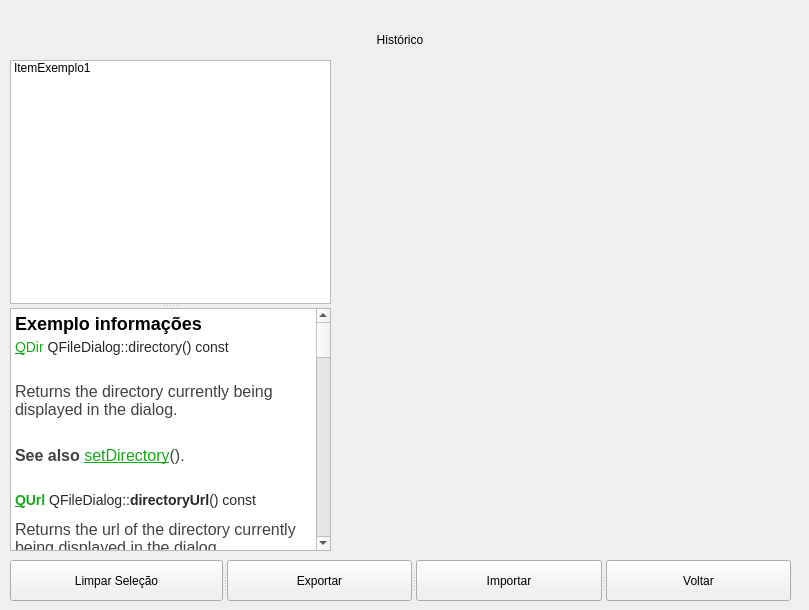
   <widget class="QWidget" name="tela_historico">
    <widget class="QLabel" name="tela_historico_label_1">
     <property name="geometry">
      <rect>
       <x>0</x>
       <y>20</y>
       <width>800</width>
       <height>40</height>
      </rect>
     </property>
     <property name="text">
      <string>Histórico</string>
     </property>
     <property name="alignment">
      <set>Qt::AlignCenter</set>
     </property>
    </widget>
    <widget class="QLabel" name="tela_historico_label_figura">
     <property name="geometry">
      <rect>
       <x>330</x>
       <y>64</y>
       <width>450</width>
       <height>481</height>
      </rect>
     </property>
     <property name="text">
      <string/>
     </property>
     <property name="pixmap">
      <pixmap>../A.gif</pixmap>
     </property>
     <property name="scaledContents">
      <bool>false</bool>
     </property>
    </widget>
    <widget class="QSplitter" name="tela_historico_splitter_listas">
     <property name="geometry">
      <rect>
       <x>10</x>
       <y>60</y>
       <width>321</width>
       <height>491</height>
      </rect>
     </property>
     <property name="orientation">
      <enum>Qt::Vertical</enum>
     </property>
     <widget class="QListWidget" name="tela_historico_listWidget">
      <property name="alternatingRowColors">
       <bool>false</bool>
      </property>
      <property name="viewMode">
       <enum>QListView::ListMode</enum>
      </property>
      <property name="sortingEnabled">
       <bool>false</bool>
      </property>
      <item>
       <property name="text">
        <string>ItemExemplo1</string>
       </property>
       <property name="checkState">
        <enum>Unchecked</enum>
       </property>
       <property name="flags">
        <set>ItemIsSelectable|ItemIsUserCheckable|ItemIsEnabled</set>
       </property>
      </item>
     </widget>
     <widget class="QTextBrowser" name="tela_historico_textBrowser">
      <property name="html">
       <string>&lt;!DOCTYPE HTML PUBLIC &quot;-//W3C//DTD HTML 4.0//EN&quot; &quot;http://www.w3.org/TR/REC-html40/strict.dtd&quot;&gt;
&lt;html&gt;&lt;head&gt;&lt;meta name=&quot;qrichtext&quot; content=&quot;1&quot; /&gt;&lt;style type=&quot;text/css&quot;&gt;
p, li { white-space: pre-wrap; }
&lt;/style&gt;&lt;/head&gt;&lt;body style=&quot; font-family:'MS Shell Dlg 2'; font-size:12pt; font-weight:400; font-style:normal;&quot;&gt;
&lt;p style=&quot; margin-top:10px; margin-bottom:5px; margin-left:0px; margin-right:0px; -qt-block-indent:0; text-indent:0px;&quot;&gt;&lt;span style=&quot; font-size:x-large; font-weight:600; background-color:#ffffff;&quot;&gt;Exemplo informações &lt;/span&gt;&lt;/p&gt;
&lt;p style=&quot; margin-top:0px; margin-bottom:27px; margin-left:0px; margin-right:0px; -qt-block-indent:0; text-indent:0px; background-color:#ffffff;&quot;&gt;&lt;a name=&quot;directory&quot;&gt;&lt;/a&gt;&lt;a href=&quot;https://doc.qt.io/qt-5/qdir.html&quot;&gt;&lt;span style=&quot; font-family:'Titillium Web','Arial','Helvetica','sans-serif'; font-size:large; text-decoration: underline; color:#17a81a;&quot;&gt;Q&lt;/span&gt;&lt;/a&gt;&lt;span style=&quot; font-family:'Titillium Web','Arial','Helvetica','sans-serif'; font-size:large; color:#17a81a;&quot;&gt;Dir&lt;/span&gt;&lt;span style=&quot; font-family:'Titillium Web','Arial','Helvetica','sans-serif'; font-size:large; font-weight:296; color:#26282a;&quot;&gt; QFileDialog::&lt;/span&gt;&lt;span style=&quot; font-family:'Titillium Web','Arial','Helvetica','sans-serif'; font-size:large; color:#26282a;&quot;&gt;directory&lt;/span&gt;&lt;span style=&quot; font-family:'Titillium Web','Arial','Helvetica','sans-serif'; font-size:large; font-weight:296; color:#26282a;&quot;&gt;() const&lt;/span&gt;&lt;/p&gt;
&lt;p style=&quot; margin-top:0px; margin-bottom:27px; margin-left:0px; margin-right:0px; -qt-block-indent:0; text-indent:0px; background-color:#ffffff;&quot;&gt;&lt;span style=&quot; font-family:'Titillium Web','Arial','Helvetica','sans-serif'; font-size:16px; color:#404244; background-color:#ffffff;&quot;&gt;Returns the directory currently being displayed in the dialog.&lt;/span&gt;&lt;/p&gt;
&lt;p style=&quot; margin-top:0px; margin-bottom:27px; margin-left:0px; margin-right:0px; -qt-block-indent:0; text-indent:0px; background-color:#ffffff;&quot;&gt;&lt;span style=&quot; font-family:'Titillium Web','Arial','Helvetica','sans-serif'; font-size:16px; font-weight:600; color:#404244;&quot;&gt;See also &lt;/span&gt;&lt;a href=&quot;https://doc.qt.io/qt-5/qfiledialog.html#setDirectory&quot;&gt;&lt;span style=&quot; font-family:'Titillium Web','Arial','Helvetica','sans-serif'; font-size:16px; text-decoration: underline; color:#17a81a;&quot;&gt;setDirectory&lt;/span&gt;&lt;/a&gt;&lt;span style=&quot; font-family:'Titillium Web','Arial','Helvetica','sans-serif'; font-size:16px; color:#404244;&quot;&gt;().&lt;/span&gt;&lt;/p&gt;
&lt;h3 style=&quot; margin-top:24px; margin-bottom:12px; margin-left:0px; margin-right:0px; -qt-block-indent:0; text-indent:0px; background-color:#ffffff;&quot;&gt;&lt;a name=&quot;directoryUrl&quot;&gt;&lt;/a&gt;&lt;a href=&quot;https://doc.qt.io/qt-5/qurl.html&quot;&gt;&lt;span style=&quot; font-family:'Titillium Web','Arial','Helvetica','sans-serif'; font-size:large; font-weight:600; text-decoration: underline; color:#17a81a;&quot;&gt;Q&lt;/span&gt;&lt;/a&gt;&lt;span style=&quot; font-family:'Titillium Web','Arial','Helvetica','sans-serif'; font-size:large; font-weight:600; color:#17a81a;&quot;&gt;Url&lt;/span&gt;&lt;span style=&quot; font-family:'Titillium Web','Arial','Helvetica','sans-serif'; font-size:large; font-weight:296; color:#26282a;&quot;&gt; QFileDialog::&lt;/span&gt;&lt;span style=&quot; font-family:'Titillium Web','Arial','Helvetica','sans-serif'; font-size:large; font-weight:600; color:#26282a;&quot;&gt;directoryUrl&lt;/span&gt;&lt;span style=&quot; font-family:'Titillium Web','Arial','Helvetica','sans-serif'; font-size:large; font-weight:296; color:#26282a;&quot;&gt;() const&lt;/span&gt;&lt;/h3&gt;
&lt;p style=&quot; margin-top:0px; margin-bottom:27px; margin-left:0px; margin-right:0px; -qt-block-indent:0; text-indent:0px; background-color:#ffffff;&quot;&gt;&lt;span style=&quot; font-family:'Titillium Web','Arial','Helvetica','sans-serif'; font-size:16px; color:#404244; background-color:#ffffff;&quot;&gt;Returns the url of the directory currently being displayed in the dialog.&lt;/span&gt;&lt;/p&gt;
&lt;p style=&quot; margin-top:0px; margin-bottom:27px; margin-left:0px; margin-right:0px; -qt-block-indent:0; text-indent:0px; background-color:#ffffff;&quot;&gt;&lt;span style=&quot; font-family:'Titillium Web','Arial','Helvetica','sans-serif'; font-size:16px; color:#404244; background-color:#ffffff;&quot;&gt;This function was introduced in Qt 5.2.&lt;/span&gt;&lt;/p&gt;
&lt;p style=&quot; margin-top:0px; margin-bottom:27px; margin-left:0px; margin-right:0px; -qt-block-indent:0; text-indent:0px; background-color:#ffffff;&quot;&gt;&lt;span style=&quot; font-family:'Titillium Web','Arial','Helvetica','sans-serif'; font-size:16px; font-weight:600; color:#404244;&quot;&gt;See also &lt;/span&gt;&lt;a href=&quot;https://doc.qt.io/qt-5/qfiledialog.html#setDirectoryUrl&quot;&gt;&lt;span style=&quot; font-family:'Titillium Web','Arial','Helvetica','sans-serif'; font-size:16px; text-decoration: underline; color:#17a81a;&quot;&gt;setDirectoryUrl&lt;/span&gt;&lt;/a&gt;&lt;span style=&quot; font-family:'Titillium Web','Arial','Helvetica','sans-serif'; font-size:16px; color:#404244;&quot;&gt;().&lt;/span&gt;&lt;a name=&quot;directory&quot;&gt;&lt;/a&gt;&lt;a href=&quot;https://doc.qt.io/qt-5/qdir.html&quot;&gt;&lt;span style=&quot; font-family:'Titillium Web','Arial','Helvetica','sans-serif'; font-size:large; text-decoration: underline; color:#17a81a;&quot;&gt;Q&lt;/span&gt;&lt;/a&gt;&lt;span style=&quot; font-family:'Titillium Web','Arial','Helvetica','sans-serif'; font-size:large; color:#17a81a;&quot;&gt;Dir&lt;/span&gt;&lt;span style=&quot; font-family:'Titillium Web','Arial','Helvetica','sans-serif'; font-size:large; font-weight:296; color:#26282a;&quot;&gt; QFileDialog::&lt;/span&gt;&lt;span style=&quot; font-family:'Titillium Web','Arial','Helvetica','sans-serif'; font-size:large; color:#26282a;&quot;&gt;directory&lt;/span&gt;&lt;span style=&quot; font-family:'Titillium Web','Arial','Helvetica','sans-serif'; font-size:large; font-weight:296; color:#26282a;&quot;&gt;() const&lt;/span&gt;&lt;/p&gt;
&lt;p style=&quot; margin-top:0px; margin-bottom:27px; margin-left:0px; margin-right:0px; -qt-block-indent:0; text-indent:0px; background-color:#ffffff;&quot;&gt;&lt;span style=&quot; font-family:'Titillium Web','Arial','Helvetica','sans-serif'; font-size:16px; color:#404244; background-color:#ffffff;&quot;&gt;Returns the directory currently being displayed in the dialog.&lt;/span&gt;&lt;/p&gt;
&lt;p style=&quot; margin-top:0px; margin-bottom:27px; margin-left:0px; margin-right:0px; -qt-block-indent:0; text-indent:0px; background-color:#ffffff;&quot;&gt;&lt;span style=&quot; font-family:'Titillium Web','Arial','Helvetica','sans-serif'; font-size:16px; font-weight:600; color:#404244;&quot;&gt;See also &lt;/span&gt;&lt;a href=&quot;https://doc.qt.io/qt-5/qfiledialog.html#setDirectory&quot;&gt;&lt;span style=&quot; font-family:'Titillium Web','Arial','Helvetica','sans-serif'; font-size:16px; text-decoration: underline; color:#17a81a;&quot;&gt;setDirectory&lt;/span&gt;&lt;/a&gt;&lt;span style=&quot; font-family:'Titillium Web','Arial','Helvetica','sans-serif'; font-size:16px; color:#404244;&quot;&gt;().&lt;/span&gt;&lt;/p&gt;
&lt;h3 style=&quot; margin-top:24px; margin-bottom:12px; margin-left:0px; margin-right:0px; -qt-block-indent:0; text-indent:0px; background-color:#ffffff;&quot;&gt;&lt;a name=&quot;directoryUrl&quot;&gt;&lt;/a&gt;&lt;a href=&quot;https://doc.qt.io/qt-5/qurl.html&quot;&gt;&lt;span style=&quot; font-family:'Titillium Web','Arial','Helvetica','sans-serif'; font-size:large; font-weight:600; text-decoration: underline; color:#17a81a;&quot;&gt;Q&lt;/span&gt;&lt;/a&gt;&lt;span style=&quot; font-family:'Titillium Web','Arial','Helvetica','sans-serif'; font-size:large; font-weight:600; color:#17a81a;&quot;&gt;Url&lt;/span&gt;&lt;span style=&quot; font-family:'Titillium Web','Arial','Helvetica','sans-serif'; font-size:large; font-weight:296; color:#26282a;&quot;&gt; QFileDialog::&lt;/span&gt;&lt;span style=&quot; font-family:'Titillium Web','Arial','Helvetica','sans-serif'; font-size:large; font-weight:600; color:#26282a;&quot;&gt;directoryUrl&lt;/span&gt;&lt;span style=&quot; font-family:'Titillium Web','Arial','Helvetica','sans-serif'; font-size:large; font-weight:296; color:#26282a;&quot;&gt;() const&lt;/span&gt;&lt;/h3&gt;
&lt;p style=&quot; margin-top:0px; margin-bottom:27px; margin-left:0px; margin-right:0px; -qt-block-indent:0; text-indent:0px; background-color:#ffffff;&quot;&gt;&lt;span style=&quot; font-family:'Titillium Web','Arial','Helvetica','sans-serif'; font-size:16px; color:#404244; background-color:#ffffff;&quot;&gt;Returns the url of the directory currently being displayed in the dialog.&lt;/span&gt;&lt;/p&gt;
&lt;p style=&quot; margin-top:0px; margin-bottom:27px; margin-left:0px; margin-right:0px; -qt-block-indent:0; text-indent:0px; background-color:#ffffff;&quot;&gt;&lt;span style=&quot; font-family:'Titillium Web','Arial','Helvetica','sans-serif'; font-size:16px; color:#404244; background-color:#ffffff;&quot;&gt;This function was introduced in Qt 5.2.&lt;/span&gt;&lt;/p&gt;
&lt;p style=&quot; margin-top:0px; margin-bottom:27px; margin-left:0px; margin-right:0px; -qt-block-indent:0; text-indent:0px; background-color:#ffffff;&quot;&gt;&lt;span style=&quot; font-family:'Titillium Web','Arial','Helvetica','sans-serif'; font-size:16px; font-weight:600; color:#404244;&quot;&gt;See also &lt;/span&gt;&lt;a href=&quot;https://doc.qt.io/qt-5/qfiledialog.html#setDirectoryUrl&quot;&gt;&lt;span style=&quot; font-family:'Titillium Web','Arial','Helvetica','sans-serif'; font-size:16px; text-decoration: underline; color:#17a81a;&quot;&gt;setDirectoryUrl&lt;/span&gt;&lt;/a&gt;&lt;span style=&quot; font-family:'Titillium Web','Arial','Helvetica','sans-serif'; font-size:16px; color:#404244;&quot;&gt;().&lt;/span&gt;&lt;a name=&quot;directory&quot;&gt;&lt;/a&gt;&lt;a href=&quot;https://doc.qt.io/qt-5/qdir.html&quot;&gt;&lt;span style=&quot; font-family:'Titillium Web','Arial','Helvetica','sans-serif'; font-size:large; text-decoration: underline; color:#17a81a;&quot;&gt;Q&lt;/span&gt;&lt;/a&gt;&lt;span style=&quot; font-family:'Titillium Web','Arial','Helvetica','sans-serif'; font-size:large; color:#17a81a;&quot;&gt;Dir&lt;/span&gt;&lt;span style=&quot; font-family:'Titillium Web','Arial','Helvetica','sans-serif'; font-size:large; font-weight:296; color:#26282a;&quot;&gt; QFileDialog::&lt;/span&gt;&lt;span style=&quot; font-family:'Titillium Web','Arial','Helvetica','sans-serif'; font-size:large; color:#26282a;&quot;&gt;directory&lt;/span&gt;&lt;span style=&quot; font-family:'Titillium Web','Arial','Helvetica','sans-serif'; font-size:large; font-weight:296; color:#26282a;&quot;&gt;() const&lt;/span&gt;&lt;/p&gt;
&lt;p style=&quot; margin-top:0px; margin-bottom:27px; margin-left:0px; margin-right:0px; -qt-block-indent:0; text-indent:0px; background-color:#ffffff;&quot;&gt;&lt;span style=&quot; font-family:'Titillium Web','Arial','Helvetica','sans-serif'; font-size:16px; color:#404244; background-color:#ffffff;&quot;&gt;Returns the directory currently being displayed in the dialog.&lt;/span&gt;&lt;/p&gt;
&lt;p style=&quot; margin-top:0px; margin-bottom:27px; margin-left:0px; margin-right:0px; -qt-block-indent:0; text-indent:0px; background-color:#ffffff;&quot;&gt;&lt;span style=&quot; font-family:'Titillium Web','Arial','Helvetica','sans-serif'; font-size:16px; font-weight:600; color:#404244;&quot;&gt;See also &lt;/span&gt;&lt;a href=&quot;https://doc.qt.io/qt-5/qfiledialog.html#setDirectory&quot;&gt;&lt;span style=&quot; font-family:'Titillium Web','Arial','Helvetica','sans-serif'; font-size:16px; text-decoration: underline; color:#17a81a;&quot;&gt;setDirectory&lt;/span&gt;&lt;/a&gt;&lt;span style=&quot; font-family:'Titillium Web','Arial','Helvetica','sans-serif'; font-size:16px; color:#404244;&quot;&gt;().&lt;/span&gt;&lt;/p&gt;
&lt;h3 style=&quot; margin-top:24px; margin-bottom:12px; margin-left:0px; margin-right:0px; -qt-block-indent:0; text-indent:0px; background-color:#ffffff;&quot;&gt;&lt;a name=&quot;directoryUrl&quot;&gt;&lt;/a&gt;&lt;a href=&quot;https://doc.qt.io/qt-5/qurl.html&quot;&gt;&lt;span style=&quot; font-family:'Titillium Web','Arial','Helvetica','sans-serif'; font-size:large; font-weight:600; text-decoration: underline; color:#17a81a;&quot;&gt;Q&lt;/span&gt;&lt;/a&gt;&lt;span style=&quot; font-family:'Titillium Web','Arial','Helvetica','sans-serif'; font-size:large; font-weight:600; color:#17a81a;&quot;&gt;Url&lt;/span&gt;&lt;span style=&quot; font-family:'Titillium Web','Arial','Helvetica','sans-serif'; font-size:large; font-weight:296; color:#26282a;&quot;&gt; QFileDialog::&lt;/span&gt;&lt;span style=&quot; font-family:'Titillium Web','Arial','Helvetica','sans-serif'; font-size:large; font-weight:600; color:#26282a;&quot;&gt;directoryUrl&lt;/span&gt;&lt;span style=&quot; font-family:'Titillium Web','Arial','Helvetica','sans-serif'; font-size:large; font-weight:296; color:#26282a;&quot;&gt;() const&lt;/span&gt;&lt;/h3&gt;
&lt;p style=&quot; margin-top:0px; margin-bottom:27px; margin-left:0px; margin-right:0px; -qt-block-indent:0; text-indent:0px; background-color:#ffffff;&quot;&gt;&lt;span style=&quot; font-family:'Titillium Web','Arial','Helvetica','sans-serif'; font-size:16px; color:#404244; background-color:#ffffff;&quot;&gt;Returns the url of the directory currently being displayed in the dialog.&lt;/span&gt;&lt;/p&gt;
&lt;p style=&quot; margin-top:0px; margin-bottom:27px; margin-left:0px; margin-right:0px; -qt-block-indent:0; text-indent:0px; background-color:#ffffff;&quot;&gt;&lt;span style=&quot; font-family:'Titillium Web','Arial','Helvetica','sans-serif'; font-size:16px; color:#404244; background-color:#ffffff;&quot;&gt;This function was introduced in Qt 5.2.&lt;/span&gt;&lt;/p&gt;
&lt;p style=&quot; margin-top:0px; margin-bottom:27px; margin-left:0px; margin-right:0px; -qt-block-indent:0; text-indent:0px; background-color:#ffffff;&quot;&gt;&lt;span style=&quot; font-family:'Titillium Web','Arial','Helvetica','sans-serif'; font-size:16px; font-weight:600; color:#404244;&quot;&gt;See also &lt;/span&gt;&lt;a href=&quot;https://doc.qt.io/qt-5/qfiledialog.html#setDirectoryUrl&quot;&gt;&lt;span style=&quot; font-family:'Titillium Web','Arial','Helvetica','sans-serif'; font-size:16px; text-decoration: underline; color:#17a81a;&quot;&gt;setDirectoryUrl&lt;/span&gt;&lt;/a&gt;&lt;span style=&quot; font-family:'Titillium Web','Arial','Helvetica','sans-serif'; font-size:16px; color:#404244;&quot;&gt;().&lt;/span&gt;&lt;a name=&quot;directory&quot;&gt;&lt;/a&gt;&lt;a href=&quot;https://doc.qt.io/qt-5/qdir.html&quot;&gt;&lt;span style=&quot; font-family:'Titillium Web','Arial','Helvetica','sans-serif'; font-size:large; text-decoration: underline; color:#17a81a;&quot;&gt;Q&lt;/span&gt;&lt;/a&gt;&lt;span style=&quot; font-family:'Titillium Web','Arial','Helvetica','sans-serif'; font-size:large; color:#17a81a;&quot;&gt;Dir&lt;/span&gt;&lt;span style=&quot; font-family:'Titillium Web','Arial','Helvetica','sans-serif'; font-size:large; font-weight:296; color:#26282a;&quot;&gt; QFileDialog::&lt;/span&gt;&lt;span style=&quot; font-family:'Titillium Web','Arial','Helvetica','sans-serif'; font-size:large; color:#26282a;&quot;&gt;directory&lt;/span&gt;&lt;span style=&quot; font-family:'Titillium Web','Arial','Helvetica','sans-serif'; font-size:large; font-weight:296; color:#26282a;&quot;&gt;() const&lt;/span&gt;&lt;/p&gt;
&lt;p style=&quot; margin-top:0px; margin-bottom:27px; margin-left:0px; margin-right:0px; -qt-block-indent:0; text-indent:0px; background-color:#ffffff;&quot;&gt;&lt;span style=&quot; font-family:'Titillium Web','Arial','Helvetica','sans-serif'; font-size:16px; color:#404244; background-color:#ffffff;&quot;&gt;Returns the directory currently being displayed in the dialog.&lt;/span&gt;&lt;/p&gt;
&lt;p style=&quot; margin-top:0px; margin-bottom:27px; margin-left:0px; margin-right:0px; -qt-block-indent:0; text-indent:0px; background-color:#ffffff;&quot;&gt;&lt;span style=&quot; font-family:'Titillium Web','Arial','Helvetica','sans-serif'; font-size:16px; font-weight:600; color:#404244;&quot;&gt;See also &lt;/span&gt;&lt;a href=&quot;https://doc.qt.io/qt-5/qfiledialog.html#setDirectory&quot;&gt;&lt;span style=&quot; font-family:'Titillium Web','Arial','Helvetica','sans-serif'; font-size:16px; text-decoration: underline; color:#17a81a;&quot;&gt;setDirectory&lt;/span&gt;&lt;/a&gt;&lt;span style=&quot; font-family:'Titillium Web','Arial','Helvetica','sans-serif'; font-size:16px; color:#404244;&quot;&gt;().&lt;/span&gt;&lt;/p&gt;
&lt;h3 style=&quot; margin-top:24px; margin-bottom:12px; margin-left:0px; margin-right:0px; -qt-block-indent:0; text-indent:0px; background-color:#ffffff;&quot;&gt;&lt;a name=&quot;directoryUrl&quot;&gt;&lt;/a&gt;&lt;a href=&quot;https://doc.qt.io/qt-5/qurl.html&quot;&gt;&lt;span style=&quot; font-family:'Titillium Web','Arial','Helvetica','sans-serif'; font-size:large; font-weight:600; text-decoration: underline; color:#17a81a;&quot;&gt;Q&lt;/span&gt;&lt;/a&gt;&lt;span style=&quot; font-family:'Titillium Web','Arial','Helvetica','sans-serif'; font-size:large; font-weight:600; color:#17a81a;&quot;&gt;Url&lt;/span&gt;&lt;span style=&quot; font-family:'Titillium Web','Arial','Helvetica','sans-serif'; font-size:large; font-weight:296; color:#26282a;&quot;&gt; QFileDialog::&lt;/span&gt;&lt;span style=&quot; font-family:'Titillium Web','Arial','Helvetica','sans-serif'; font-size:large; font-weight:600; color:#26282a;&quot;&gt;directoryUrl&lt;/span&gt;&lt;span style=&quot; font-family:'Titillium Web','Arial','Helvetica','sans-serif'; font-size:large; font-weight:296; color:#26282a;&quot;&gt;() const&lt;/span&gt;&lt;/h3&gt;
&lt;p style=&quot; margin-top:0px; margin-bottom:27px; margin-left:0px; margin-right:0px; -qt-block-indent:0; text-indent:0px; background-color:#ffffff;&quot;&gt;&lt;span style=&quot; font-family:'Titillium Web','Arial','Helvetica','sans-serif'; font-size:16px; color:#404244; background-color:#ffffff;&quot;&gt;Returns the url of the directory currently being displayed in the dialog.&lt;/span&gt;&lt;/p&gt;
&lt;p style=&quot; margin-top:0px; margin-bottom:27px; margin-left:0px; margin-right:0px; -qt-block-indent:0; text-indent:0px; background-color:#ffffff;&quot;&gt;&lt;span style=&quot; font-family:'Titillium Web','Arial','Helvetica','sans-serif'; font-size:16px; color:#404244; background-color:#ffffff;&quot;&gt;This function was introduced in Qt 5.2.&lt;/span&gt;&lt;/p&gt;
&lt;p style=&quot; margin-top:0px; margin-bottom:27px; margin-left:0px; margin-right:0px; -qt-block-indent:0; text-indent:0px; background-color:#ffffff;&quot;&gt;&lt;span style=&quot; font-family:'Titillium Web','Arial','Helvetica','sans-serif'; font-size:16px; font-weight:600; color:#404244;&quot;&gt;See also &lt;/span&gt;&lt;a href=&quot;https://doc.qt.io/qt-5/qfiledialog.html#setDirectoryUrl&quot;&gt;&lt;span style=&quot; font-family:'Titillium Web','Arial','Helvetica','sans-serif'; font-size:16px; text-decoration: underline; color:#17a81a;&quot;&gt;setDirectoryUrl&lt;/span&gt;&lt;/a&gt;&lt;span style=&quot; font-family:'Titillium Web','Arial','Helvetica','sans-serif'; font-size:16px; color:#404244;&quot;&gt;().&lt;/span&gt;&lt;/p&gt;
&lt;p style=&quot; margin-top:0px; margin-bottom:27px; margin-left:0px; margin-right:0px; -qt-block-indent:0; text-indent:0px; background-color:#ffffff;&quot;&gt;&lt;span style=&quot; font-family:'Titillium Web','Arial','Helvetica','sans-serif'; font-size:16px; color:#404244; background-color:#ffffff;&quot;&gt;This function was introduced in Qt 5.2.&lt;/span&gt;&lt;/p&gt;
&lt;p style=&quot; margin-top:0px; margin-bottom:27px; margin-left:0px; margin-right:0px; -qt-block-indent:0; text-indent:0px; background-color:#ffffff;&quot;&gt;&lt;span style=&quot; font-family:'Titillium Web','Arial','Helvetica','sans-serif'; font-size:16px; font-weight:600; color:#404244;&quot;&gt;See also &lt;/span&gt;&lt;a href=&quot;https://doc.qt.io/qt-5/qfiledialog.html#getExistingDirectory&quot;&gt;&lt;span style=&quot; font-family:'Titillium Web','Arial','Helvetica','sans-serif'; font-size:16px; text-decoration: underline; color:#17a81a;&quot;&gt;getExistingDirectory&lt;/span&gt;&lt;/a&gt;&lt;span style=&quot; font-family:'Titillium Web','Arial','Helvetica','sans-serif'; font-size:16px; color:#404244;&quot;&gt;(), &lt;/span&gt;&lt;a href=&quot;https://doc.qt.io/qt-5/qfiledialog.html#getOpenFileUrl&quot;&gt;&lt;span style=&quot; font-family:'Titillium Web','Arial','Helvetica','sans-serif'; font-size:16px; text-decoration: underline; color:#17a81a;&quot;&gt;getOpenFileUrl&lt;/span&gt;&lt;/a&gt;&lt;span style=&quot; font-family:'Titillium Web','Arial','Helvetica','sans-serif'; font-size:16px; color:#404244;&quot;&gt;(), &lt;/span&gt;&lt;a href=&quot;https://doc.qt.io/qt-5/qfiledialog.html#getOpenFileUrls&quot;&gt;&lt;span style=&quot; font-family:'Titillium Web','Arial','Helvetica','sans-serif'; font-size:16px; text-decoration: underline; color:#17a81a;&quot;&gt;getOpenFileUrls&lt;/span&gt;&lt;/a&gt;&lt;span style=&quot; font-family:'Titillium Web','Arial','Helvetica','sans-serif'; font-size:16px; color:#404244;&quot;&gt;(), and &lt;/span&gt;&lt;a href=&quot;https://doc.qt.io/qt-5/qfiledialog.html#getSaveFileUrl&quot;&gt;&lt;span style=&quot; font-family:'Titillium Web','Arial','Helvetica','sans-serif'; font-size:16px; text-decoration: underline; color:#17a81a;&quot;&gt;getSaveFileUrl&lt;/span&gt;&lt;/a&gt;&lt;span style=&quot; font-family:'Titillium Web','Arial','Helvetica','sans-serif'; font-size:16px; color:#404244;&quot;&gt;().&lt;/span&gt;&lt;/p&gt;&lt;/body&gt;&lt;/html&gt;</string>
      </property>
     </widget>
    </widget>
    <widget class="QSplitter" name="tela_historico_splitter_botoes">
     <property name="geometry">
      <rect>
       <x>10</x>
       <y>560</y>
       <width>781</width>
       <height>41</height>
      </rect>
     </property>
     <property name="orientation">
      <enum>Qt::Horizontal</enum>
     </property>
     <widget class="QPushButton" name="tela_historico_botao_limpar_selecao">
      <property name="text">
       <string>Limpar Seleção</string>
      </property>
     </widget>
     <widget class="QPushButton" name="tela_historico_botao_exportar">
      <property name="text">
       <string>Exportar</string>
      </property>
     </widget>
     <widget class="QPushButton" name="tela_historico_botao_importar">
      <property name="text">
       <string>Importar</string>
      </property>
     </widget>
     <widget class="QPushButton" name="tela_historico_botao_voltar">
      <property name="text">
       <string>Voltar</string>
      </property>
     </widget>
    </widget>
   </widget>
